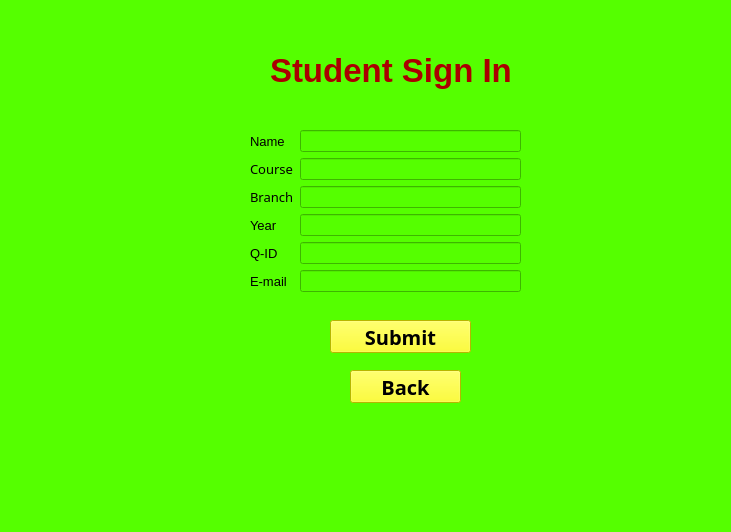
<?xml version="1.0" encoding="UTF-8"?>
<ui version="4.0">
 <class>Registration</class>
 <widget class="QMainWindow" name="Registration">
  <property name="geometry">
   <rect>
    <x>0</x>
    <y>0</y>
    <width>731</width>
    <height>532</height>
   </rect>
  </property>
  <property name="font">
   <font>
    <family>MS Office Symbol Semibold</family>
   </font>
  </property>
  <property name="windowTitle">
   <string>MainWindow</string>
  </property>
  <property name="styleSheet">
   <string notr="true">background-color: rgb(255, 170, 0);
background-color: rgb(85, 255, 0);</string>
  </property>
  <widget class="QWidget" name="centralwidget">
   <widget class="QWidget" name="formLayoutWidget">
    <property name="geometry">
     <rect>
      <x>250</x>
      <y>130</y>
      <width>271</width>
      <height>211</height>
     </rect>
    </property>
    <layout class="QFormLayout" name="formLayout">
     <item row="0" column="0">
      <widget class="QLabel" name="label">
       <property name="font">
        <font>
         <pointsize>10</pointsize>
         <weight>50</weight>
         <bold>false</bold>
        </font>
       </property>
       <property name="text">
        <string>Name</string>
       </property>
      </widget>
     </item>
     <item row="0" column="1">
      <widget class="QLineEdit" name="lineEdit"/>
     </item>
     <item row="13" column="0">
      <widget class="QLabel" name="label_7">
       <property name="text">
        <string/>
       </property>
      </widget>
     </item>
     <item row="2" column="0">
      <widget class="QLabel" name="label_2">
       <property name="font">
        <font>
         <family>MS Office Symbol Semibold</family>
         <pointsize>10</pointsize>
         <weight>50</weight>
         <bold>false</bold>
        </font>
       </property>
       <property name="text">
        <string>Course</string>
       </property>
      </widget>
     </item>
     <item row="2" column="1">
      <widget class="QLineEdit" name="lineEdit_2"/>
     </item>
     <item row="4" column="0">
      <widget class="QLabel" name="label_3">
       <property name="font">
        <font>
         <family>MS Office Symbol Bold</family>
         <pointsize>10</pointsize>
        </font>
       </property>
       <property name="text">
        <string>Branch</string>
       </property>
      </widget>
     </item>
     <item row="4" column="1">
      <widget class="QLineEdit" name="lineEdit_3"/>
     </item>
     <item row="6" column="0">
      <widget class="QLabel" name="label_4">
       <property name="font">
        <font>
         <pointsize>10</pointsize>
        </font>
       </property>
       <property name="text">
        <string>Year</string>
       </property>
      </widget>
     </item>
     <item row="6" column="1">
      <widget class="QLineEdit" name="lineEdit_4"/>
     </item>
     <item row="8" column="0">
      <widget class="QLabel" name="label_5">
       <property name="font">
        <font>
         <pointsize>10</pointsize>
        </font>
       </property>
       <property name="text">
        <string>Q-ID</string>
       </property>
      </widget>
     </item>
     <item row="8" column="1">
      <widget class="QLineEdit" name="lineEdit_5"/>
     </item>
     <item row="12" column="0">
      <widget class="QLabel" name="label_6">
       <property name="font">
        <font>
         <pointsize>10</pointsize>
        </font>
       </property>
       <property name="text">
        <string>E-mail</string>
       </property>
      </widget>
     </item>
     <item row="12" column="1">
      <widget class="QLineEdit" name="lineEdit_6"/>
     </item>
    </layout>
   </widget>
   <widget class="QLabel" name="label_8">
    <property name="geometry">
     <rect>
      <x>270</x>
      <y>50</y>
      <width>311</width>
      <height>41</height>
     </rect>
    </property>
    <property name="font">
     <font>
      <pointsize>25</pointsize>
      <weight>75</weight>
      <bold>true</bold>
     </font>
    </property>
    <property name="styleSheet">
     <string notr="true">color: rgb(85, 255, 0);
color: rgb(170, 0, 0);</string>
    </property>
    <property name="text">
     <string>Student Sign In</string>
    </property>
   </widget>
   <widget class="QPushButton" name="pushButton">
    <property name="geometry">
     <rect>
      <x>330</x>
      <y>320</y>
      <width>141</width>
      <height>33</height>
     </rect>
    </property>
    <property name="font">
     <font>
      <family>MS Office Symbol Semilight</family>
      <pointsize>15</pointsize>
      <weight>75</weight>
      <bold>true</bold>
     </font>
    </property>
    <property name="styleSheet">
     <string notr="true">background-color: rgb(255, 255, 0);</string>
    </property>
    <property name="text">
     <string>Submit</string>
    </property>
   </widget>
   <widget class="QPushButton" name="pushButton_2">
    <property name="geometry">
     <rect>
      <x>350</x>
      <y>370</y>
      <width>111</width>
      <height>33</height>
     </rect>
    </property>
    <property name="font">
     <font>
      <family>MS Office Symbol Semilight</family>
      <pointsize>15</pointsize>
      <weight>75</weight>
      <bold>true</bold>
     </font>
    </property>
    <property name="styleSheet">
     <string notr="true">background-color: rgb(255, 255, 0);</string>
    </property>
    <property name="text">
     <string>Back</string>
    </property>
   </widget>
  </widget>
  <widget class="QStatusBar" name="statusbar"/>
 </widget>
 <resources/>
 <connections/>
</ui>
